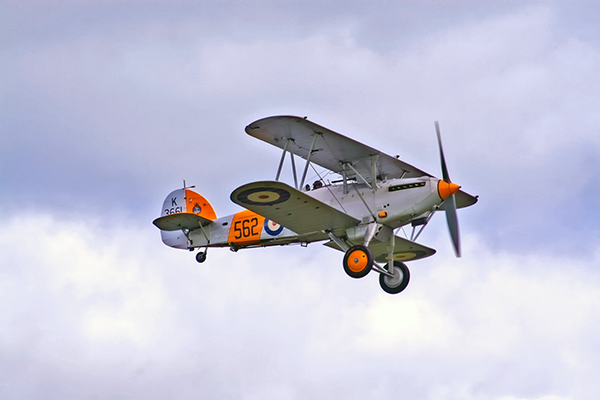
//> input picture opencv/data/airplane.bmp, 600 x 400 px, given in place of the camera
$ ./48_fast_cam   (built with g++ and OpenCV 4)
//> lines starting //> are read from the running program, lines starting //| are printed output that depends on the picture
#include <opencv2/aruco.hpp>
#include </home/lws/kulws2025/kubig2025/opencv/part2/color.hpp>
#include <iostream>
#include <opencv2/freetype.hpp>
#include <opencv2/opencv.hpp>
#include <vector>

using namespace cv;
using namespace std;

String folderPath = "/home/lws/kulws2025/kubig2025/opencv/data/";

int main()
{
    VideoCapture cap(0);
    Ptr<Feature2D> feature = ORB::create();
    vector<KeyPoint> keypoints;
    vector<Point2f> corners;
    Mat img, img1, img2, gray_img, desc;
    while (true)
    {
        cap >> img;
//> img is the input picture: 400 rows x 600 cols, CV_8UC3; mean B, G, R 217.1, 197.6, 196.8
        img1 = img.clone();
        img2 = img.clone();

        // FAST
        cvtColor(img, gray_img, COLOR_BGR2GRAY);
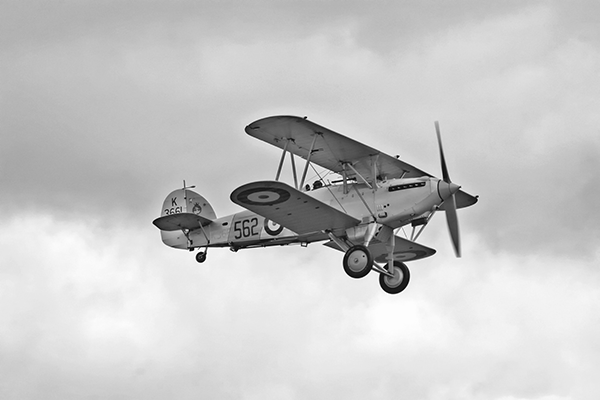
//> gray_img: 400 rows x 600 cols, CV_8UC1; min 0, max 255, mean 199.6
        FAST(gray_img, keypoints, 60, true);
//> keypoints = 234 keypoints; strongest (x, y, size): (324, 244, 7), (397, 156, 7), (434, 250, 7), (191, 250, 7)
        for (auto &k : keypoints)
        {
//> (the run ends here: the program needs code that is not available in this run, at `circle(img, Point(cvRound(k.pt.x), cvRound(k.pt.y)), 5, red, 2);`)

$ run again, on opencv/data/cat.bmp
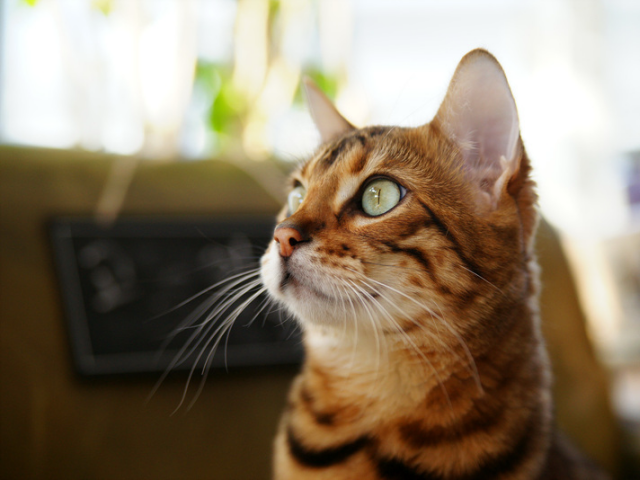
//> input picture opencv/data/cat.bmp, 640 x 480 px, given in place of the camera
//> img is the input picture: 480 rows x 640 cols, CV_8UC3; mean B, G, R 104.5, 125.6, 140.8
//> `cvtColor(img, gray_img, COLOR_BGR2GRAY);`:
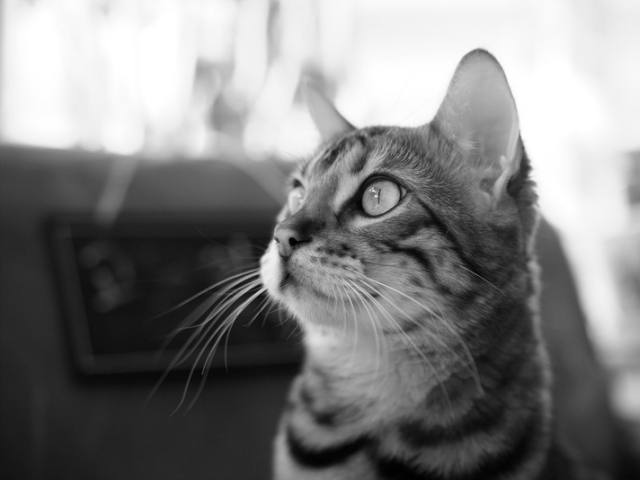
//> gray_img: 480 rows x 640 cols, CV_8UC1; min 0, max 255, mean 127.8
//> keypoints = 12 keypoints; strongest (x, y, size): (261, 285, 7), (257, 275, 7), (266, 290, 7), (274, 240, 7)
